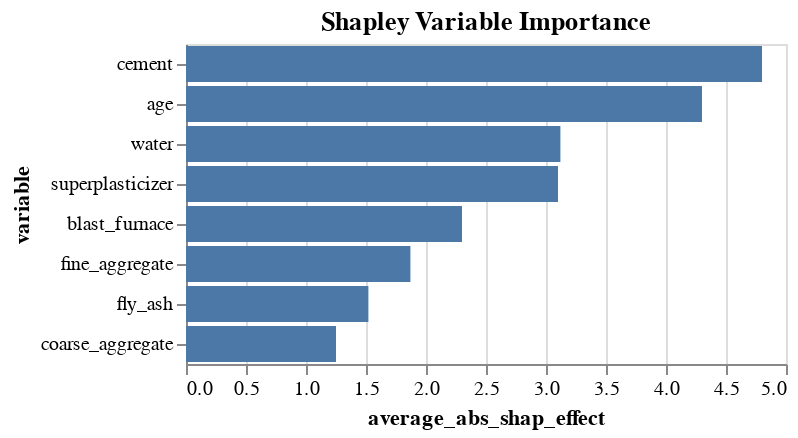

Notebook code for this chart:
### Markdown cell above
## Variable Importance

The chart below ranks variables in types of contribuion to the model.  This was done under the Shapley framework.

### Code cell
# Get a sample of values
explain  = X |> @take(1000) |> DataFrame;

# Prediction function to dataframe
function predict_function(model, data)
  data_pred = DataFrame(y_pred = predict(model, data))
  return data_pred
end


# Compute stochastic Shapley values.
data_shap = ShapML.shap(explain = explain,
                        model = mach,
                        predict_function = predict_function,
                        sample_size = 60,
                        seed = 1
                        );

# Calculate Average Absolute Shapley Effect
shap_df = data_shap |> 
@select(:index, :feature_name, :shap_effect) |>
@mutate(abs_shap_effect = abs(_.shap_effect)) |>
@groupby(_.feature_name) |>
@map({variable = key(_), average_abs_shap_effect = mean(_.abs_shap_effect)}) |>
@mutate(average_abs_shap_effect = round(_.average_abs_shap_effect, digits = 2)) |>
@orderby_descending(_.average_abs_shap_effect) |> DataFrame;

# Plot the results
@vlplot(
  data = shap_df,
  mark = :bar,
  y = {"variable:n", sort = "-x"},
  x = "average_abs_shap_effect:q",
  title = "Shapley Variable Importance"
)

### Figure 1 — Vega-Lite specification as saved in the notebook (floating-point values rounded to 4 significant figures)
{"data": {"values": [{"variable": "cement", "average_abs_shap_effect": 4.8}, {"variable": "age", "average_abs_shap_effect": 4.3}, {"variable": "water", "average_abs_shap_effect": 3.12}, {"variable": "superplasticizer", "average_abs_shap_effect": 3.1}, {"variable": "blast_furnace", "average_abs_shap_effect": 2.3}, {"variable": "fine_aggregate", "average_abs_shap_effect": 1.87}, {"variable": "fly_ash", "average_abs_shap_effect": 1.52}, {"variable": "coarse_aggregate", "average_abs_shap_effect": 1.25}]}, "mark": "bar", "title": "Shapley Variable Importance", "encoding": {"y": {"sort": "-x", "field": "variable", "type": "nominal"}, "x": {"field": "average_abs_shap_effect", "type": "quantitative"}}}
